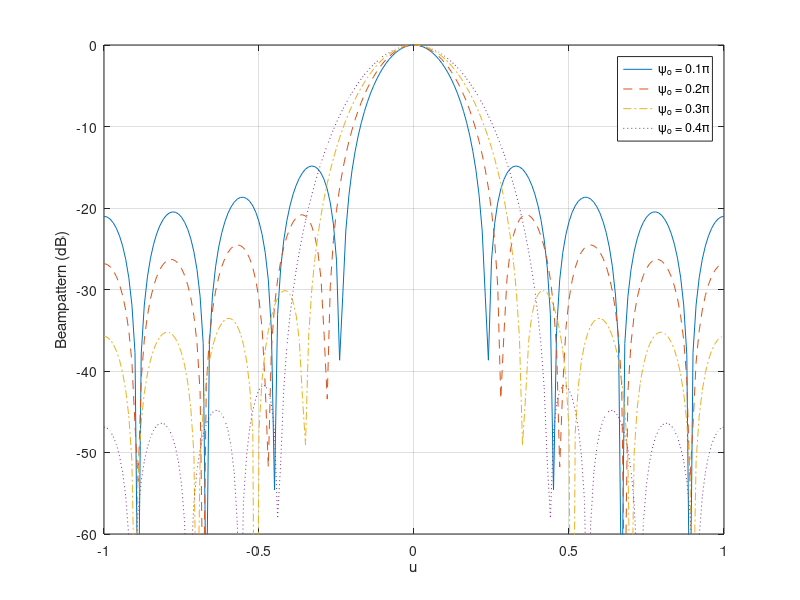

Recreate this plot in MATLAB.
%%%%%%%%%%%%%%%%%%%%%%%%%%%%%%%%
% Problem 3.1.4
% K. Bell 10/6/99
% Updated 9/13/00 by K. Bell
% Functions called: sinc
%%%%%%%%%%%%%%%%%%%%%%%%%%%%%%%%

clear all
close all

u = [-1:0.005:1];
u2 = [0:0.0001:0.5];

N=9;

d=0.5;

D = d*[-(N-1)/2:1:(N-1)/2].';

u = [-1:0.01:1];

v = exp(j*2*pi*D*u);
w=zeros(N,4);
wn = zeros(N,4);



psi0 = [0.1 0.2 0.3 0.4];



for k=1:4

  r = 2*pi*psi0(k)*sinc([0:1:N-1]*psi0(k));

  A = toeplitz(r,r);

  [vv,l]=eig(A);

  [l,ind]=sort(diag(l));

  vv=vv(:,ind);

  ww=vv(:,N);

  wn(:,k)=ww/sum(ww);
  w(:,k)=ww/ww((N+1)/2);

end



B = wn'*v;


% Fine grid for computing HPBW, etc. numerically

uu = [0:0.0001:0.5];

mu = length(uu);

v = exp(j*2*pi*D*uu);

BB = wn'*v;



HPBW = zeros(1,4);

BWNN = zeros(1,4);

HPBWdeg = zeros(1,4);

BWNNdeg = zeros(1,4);

SLHT = zeros(1,4);



for k=1:4

   [y,i]=find(abs(BB(k,:))<=sqrt(0.5));

   HPBW(k) = 2*uu(min(i));

   HPBWdeg(k) = 2*(90-acos(HPBW(k)/2)*180/pi);
   
   [y,i] = find(abs(BB(k,2:mu-1))<abs(BB(k,1:mu-2))&abs(BB(k,2:mu-1))<abs(BB(k,3:mu)));
   imin = min(i);
   NULL = uu(imin);
   Ndeg = 90-acos(NULL)*180/pi;
   BWNN(k) = 2*NULL;
   BWNNdeg(k) = 2*Ndeg;

   [y,i]=max(abs(BB(k,imin:mu)));

   SLHT(k) = 10*log10(y^2);
end

WGHTstr  = 'weights    =';
   for m = 2:N
      WGHTstr = [WGHTstr;'            '];
   end
HPBWustr = 'HPBW (u)   =';
HPBWdstr = 'HPBW (deg) =';
BWNNustr = 'BWNN (u)   =';
BWNNdstr = 'BWNN (deg) =';
SLHTstr  = 'SL Ht.(dB) =';
for n=1:4
   HPBWustr = [HPBWustr '  ' sprintf('%8.4f',HPBW(n))];
   HPBWdstr = [HPBWdstr '  ' sprintf('%8.4f',HPBWdeg(n))];
   BWNNustr = [BWNNustr '  ' sprintf('%8.4f',BWNN(n))];
   BWNNdstr = [BWNNdstr '  ' sprintf('%8.4f',BWNNdeg(n))];
   SLHTstr = [SLHTstr '  ' sprintf('%8.4f',SLHT(n))];
   wstr = ['  ' sprintf('%8.4f',w(1,n))];
   for m = 2:N
      wstr = [wstr;['  ' sprintf('%8.4f',w(m,n))]];
   end
   WGHTstr = [WGHTstr wstr];
end
line = ['                                                    '];
list = ['psi_o      =    0.1pi     0.2pi     0.3pi     0.4pi ';...
      line;WGHTstr;line;HPBWustr;HPBWdstr;BWNNustr;BWNNdstr;SLHTstr]

figure(1)
h1=plot(u, 10*log10(abs(B(1,:)).^2),'-');
hold on
h2=plot(u, 10*log10(abs(B(2,:)).^2),'--');
h3=plot(u, 10*log10(abs(B(3,:)).^2),'-.');
h4=plot(u, 10*log10(abs(B(4,:)).^2),':');
h = [h1; h2; h3; h4;];
legend(h,'\psi_o = 0.1\pi','\psi_o = 0.2\pi','\psi_o = 0.3\pi','\psi_o = 0.4\pi')

axis([-1 1 -60 0])
ylabel('Beampattern (dB)')
xlabel('u')
grid on

set(gcf,'Paperposition',[0.25 4 8 6])
